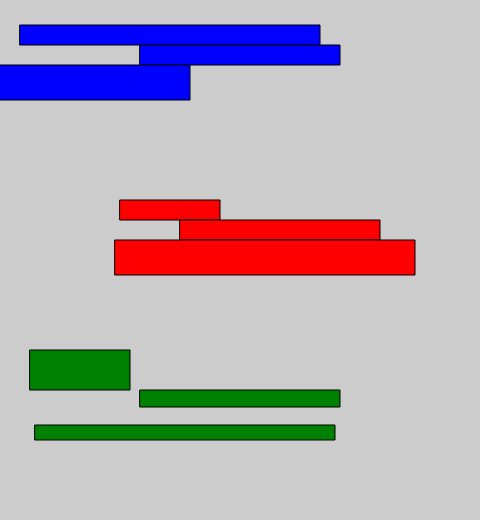
Frame 1 (no input)
Frame 60 (no input): identical to frame 1, image omitted
Frame 120 (the mouse pressed at the canvas centre since frame 60): identical to frame 1, image omitted

The p5.js sketch that drew this single still picture (run headless with seeded random() and noise() and a simulated clock; from frame 60 on, the mouse is pressed at the canvas centre):

// p5.js sketch
// ── sketch.js
var x = 25;
var h = 20;
var y = 25;

var z = 200;

var k = 350;


function setup() {
  createCanvas(480, 520);
}

function draw() {
  background(204);
  
  fill('blue');
  x = 20;
  rect(x,y,300,h);
  
  x = x + 120;
  rect(x, y+h,200,h);
  
  x = x - 250;
  rect(x,y + h*2, 300,h+15);
  
  ///
  
  fill('red');
  
  x = 20;
  rect(x+100,z,100,h);
  
  x = x + 120;
  rect(x+40, z+h,200,h);
  
  x = x - 25;
  rect(x,y + z+15, 300,h+15);
  
  ///
  
  fill('green');
  
  x = 20;
  rect(x+10,k,100,h+20);
  
  x = x+80;
  rect(x+40, k+40,200,h-3);
  
  x = x - 65;
  rect(x,k+75, 300,h-5);
  
}
